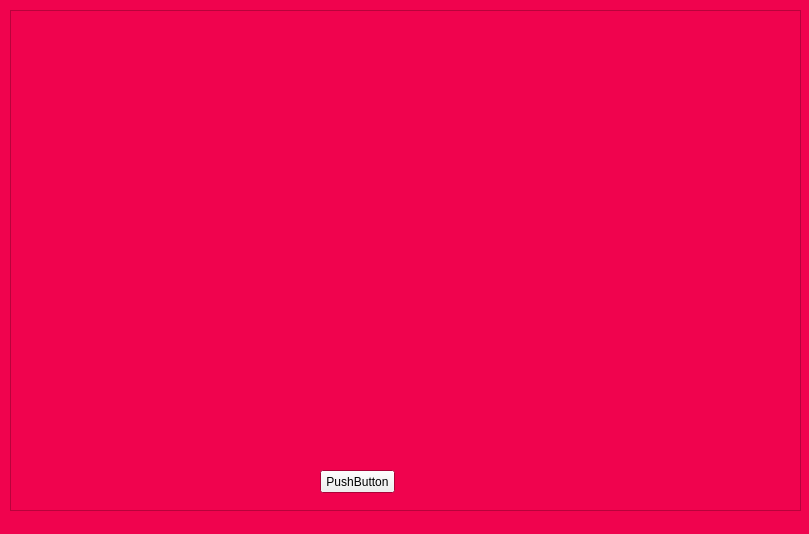
<?xml version="1.0" encoding="UTF-8"?>
<ui version="4.0">
 <class>wViewgraph</class>
 <widget class="QWidget" name="wViewgraph">
  <property name="windowModality">
   <enum>Qt::WindowModal</enum>
  </property>
  <property name="geometry">
   <rect>
    <x>0</x>
    <y>0</y>
    <width>809</width>
    <height>534</height>
   </rect>
  </property>
  <property name="palette">
   <palette>
    <active>
     <colorrole role="Base">
      <brush brushstyle="SolidPattern">
       <color alpha="255">
        <red>218</red>
        <green>218</green>
        <blue>218</blue>
       </color>
      </brush>
     </colorrole>
     <colorrole role="Window">
      <brush brushstyle="SolidPattern">
       <color alpha="255">
        <red>240</red>
        <green>3</green>
        <blue>78</blue>
       </color>
      </brush>
     </colorrole>
    </active>
    <inactive>
     <colorrole role="Base">
      <brush brushstyle="SolidPattern">
       <color alpha="255">
        <red>218</red>
        <green>218</green>
        <blue>218</blue>
       </color>
      </brush>
     </colorrole>
     <colorrole role="Window">
      <brush brushstyle="SolidPattern">
       <color alpha="255">
        <red>240</red>
        <green>3</green>
        <blue>78</blue>
       </color>
      </brush>
     </colorrole>
    </inactive>
    <disabled>
     <colorrole role="Base">
      <brush brushstyle="SolidPattern">
       <color alpha="255">
        <red>240</red>
        <green>3</green>
        <blue>78</blue>
       </color>
      </brush>
     </colorrole>
     <colorrole role="Window">
      <brush brushstyle="SolidPattern">
       <color alpha="255">
        <red>240</red>
        <green>3</green>
        <blue>78</blue>
       </color>
      </brush>
     </colorrole>
    </disabled>
   </palette>
  </property>
  <property name="acceptDrops">
   <bool>false</bool>
  </property>
  <property name="windowTitle">
   <string>ViewGraphWin</string>
  </property>
  <property name="styleSheet">
   <string notr="true"/>
  </property>
  <widget class="QFrame" name="frame">
   <property name="geometry">
    <rect>
     <x>10</x>
     <y>10</y>
     <width>791</width>
     <height>501</height>
    </rect>
   </property>
   <property name="frameShape">
    <enum>QFrame::StyledPanel</enum>
   </property>
   <property name="frameShadow">
    <enum>QFrame::Raised</enum>
   </property>
   <widget class="QPushButton" name="pushButton">
    <property name="geometry">
     <rect>
      <x>310</x>
      <y>460</y>
      <width>75</width>
      <height>23</height>
     </rect>
    </property>
    <property name="text">
     <string>PushButton</string>
    </property>
   </widget>
  </widget>
 </widget>
 <resources/>
 <connections/>
</ui>
